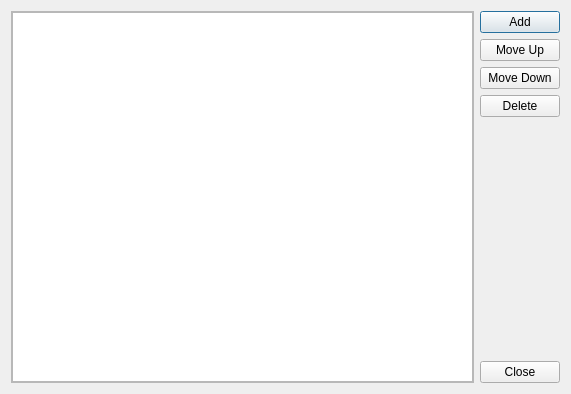
<?xml version="1.0" encoding="UTF-8"?>
<ui version="4.0">
 <class>PreferencesDialog</class>
 <widget class="QDialog" name="PreferencesDialog">
  <property name="geometry">
   <rect>
    <x>0</x>
    <y>0</y>
    <width>571</width>
    <height>394</height>
   </rect>
  </property>
  <property name="windowTitle">
   <string>Dialog</string>
  </property>
  <property name="layoutDirection">
   <enum>Qt::LeftToRight</enum>
  </property>
  <layout class="QHBoxLayout" name="horizontalLayout_2">
   <item>
    <widget class="QScrollArea" name="domainListScrollArea">
     <property name="widgetResizable">
      <bool>true</bool>
     </property>
     <widget class="QWidget" name="domainListScrollAreaContents">
      <property name="geometry">
       <rect>
        <x>0</x>
        <y>0</y>
        <width>419</width>
        <height>368</height>
       </rect>
      </property>
      <layout class="QHBoxLayout" name="horizontalLayout">
       <property name="spacing">
        <number>0</number>
       </property>
       <property name="margin">
        <number>0</number>
       </property>
       <item>
        <widget class="QTableView" name="domainListTableView"/>
       </item>
      </layout>
     </widget>
    </widget>
   </item>
   <item>
    <layout class="QVBoxLayout" name="moveButtonLayout">
     <property name="spacing">
      <number>-1</number>
     </property>
     <property name="sizeConstraint">
      <enum>QLayout::SetDefaultConstraint</enum>
     </property>
     <item>
      <widget class="QPushButton" name="addButton">
       <property name="text">
        <string>Add</string>
       </property>
      </widget>
     </item>
     <item>
      <widget class="QPushButton" name="moveUpButton">
       <property name="text">
        <string>Move Up</string>
       </property>
      </widget>
     </item>
     <item>
      <widget class="QPushButton" name="moveDownButton">
       <property name="text">
        <string>Move Down</string>
       </property>
      </widget>
     </item>
     <item>
      <widget class="QPushButton" name="deleteButton">
       <property name="text">
        <string>Delete</string>
       </property>
      </widget>
     </item>
     <item>
      <spacer name="verticalSpacer">
       <property name="orientation">
        <enum>Qt::Vertical</enum>
       </property>
       <property name="sizeHint" stdset="0">
        <size>
         <width>20</width>
         <height>40</height>
        </size>
       </property>
      </spacer>
     </item>
     <item>
      <widget class="QPushButton" name="closeButton">
       <property name="text">
        <string>Close</string>
       </property>
      </widget>
     </item>
    </layout>
   </item>
  </layout>
 </widget>
 <tabstops>
  <tabstop>addButton</tabstop>
  <tabstop>moveUpButton</tabstop>
  <tabstop>moveDownButton</tabstop>
  <tabstop>deleteButton</tabstop>
  <tabstop>closeButton</tabstop>
  <tabstop>domainListScrollArea</tabstop>
 </tabstops>
 <resources/>
 <connections>
  <connection>
   <sender>closeButton</sender>
   <signal>clicked()</signal>
   <receiver>PreferencesDialog</receiver>
   <slot>accept()</slot>
   <hints>
    <hint type="sourcelabel">
     <x>481</x>
     <y>366</y>
    </hint>
    <hint type="destinationlabel">
     <x>560</x>
     <y>281</y>
    </hint>
   </hints>
  </connection>
  <connection>
   <sender>addButton</sender>
   <signal>clicked()</signal>
   <receiver>PreferencesDialog</receiver>
   <slot>addDomain()</slot>
   <hints>
    <hint type="sourcelabel">
     <x>500</x>
     <y>27</y>
    </hint>
    <hint type="destinationlabel">
     <x>285</x>
     <y>196</y>
    </hint>
   </hints>
  </connection>
  <connection>
   <sender>moveUpButton</sender>
   <signal>clicked()</signal>
   <receiver>PreferencesDialog</receiver>
   <slot>raiseDomain()</slot>
   <hints>
    <hint type="sourcelabel">
     <x>524</x>
     <y>63</y>
    </hint>
    <hint type="destinationlabel">
     <x>464</x>
     <y>245</y>
    </hint>
   </hints>
  </connection>
  <connection>
   <sender>moveDownButton</sender>
   <signal>clicked()</signal>
   <receiver>PreferencesDialog</receiver>
   <slot>lowerDomain()</slot>
   <hints>
    <hint type="sourcelabel">
     <x>545</x>
     <y>94</y>
    </hint>
    <hint type="destinationlabel">
     <x>485</x>
     <y>207</y>
    </hint>
   </hints>
  </connection>
  <connection>
   <sender>deleteButton</sender>
   <signal>clicked()</signal>
   <receiver>PreferencesDialog</receiver>
   <slot>deleteDomain()</slot>
   <hints>
    <hint type="sourcelabel">
     <x>488</x>
     <y>129</y>
    </hint>
    <hint type="destinationlabel">
     <x>538</x>
     <y>245</y>
    </hint>
   </hints>
  </connection>
 </connections>
 <slots>
  <slot>addDomain()</slot>
  <slot>raiseDomain()</slot>
  <slot>lowerDomain()</slot>
  <slot>deleteDomain()</slot>
 </slots>
</ui>
